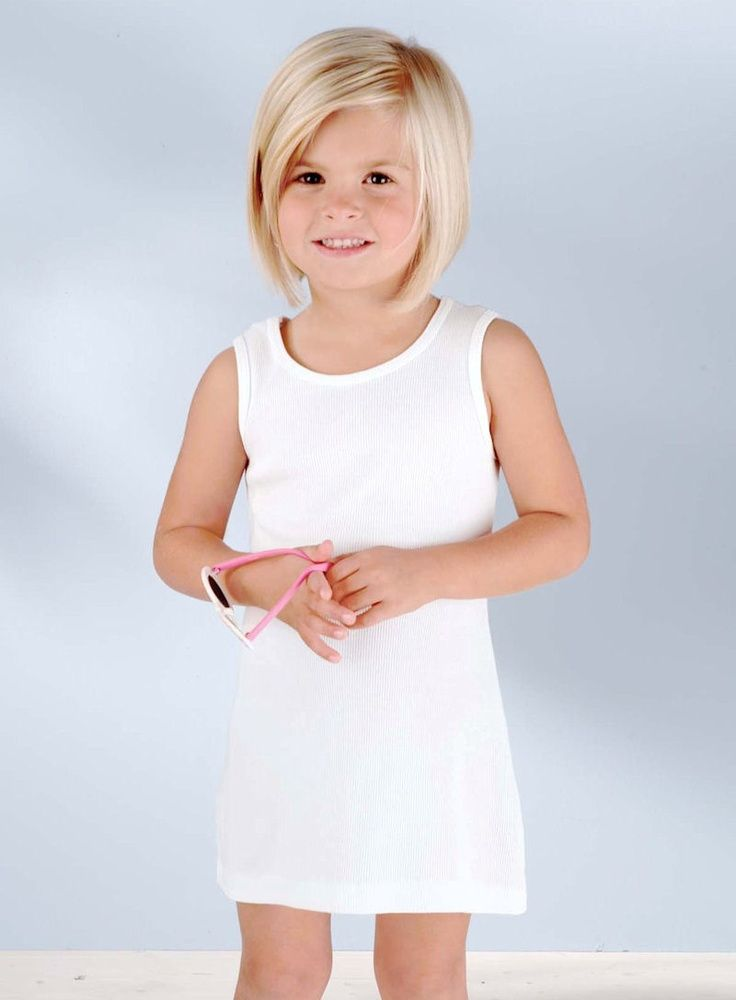
#> input picture boosLinux/tests/face2Img/cv2img/gg.jpg, 736 x 1000 px, given in place of the camera
$ python filterAndOutline1CV24.py
#> lines starting #> are read from the running program, lines starting #| are printed output that depends on the picture; after the words box and inside, x2 and y2 are one past the last pixel; in counts of white or black regions, pixels touching at a corner belong together
# encoding: utf-8
import cv2
import numpy as np

cap = cv2.VideoCapture(0)
# 畫面大小設定,Default is 640x480
#_ = cap.set(3,320)
#_ = cap.set(4,240)

b1=30;g1=255;r1=255

while(1):
    lower_color=np.array([b1,g1,r1])
    upper_color=np.array([30,255,255])
    ret,frame = cap.read()
#> frame is the input picture: shape (1000, 736, 3); mean B, G, R 214.3, 210, 213.8
    gray = cv2.cvtColor(frame,cv2.COLOR_BGR2GRAY)
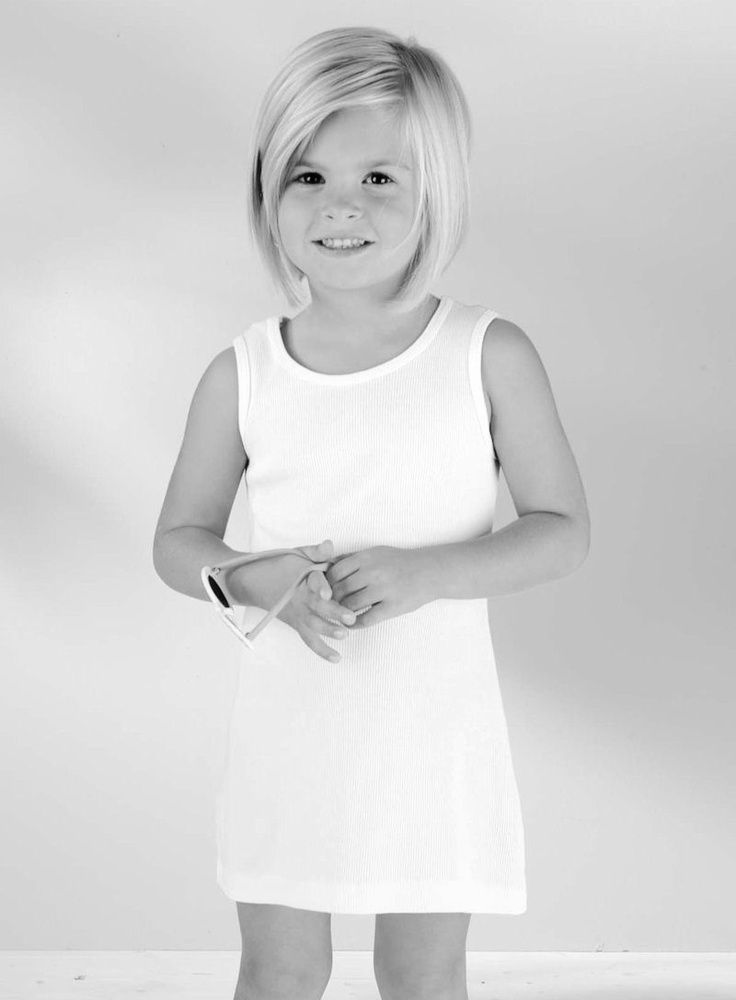
#> gray: shape (1000, 736); min 0, max 255, mean 211.6
    _, binary_B = cv2.threshold(gray,127,255,cv2.THRESH_BINARY)
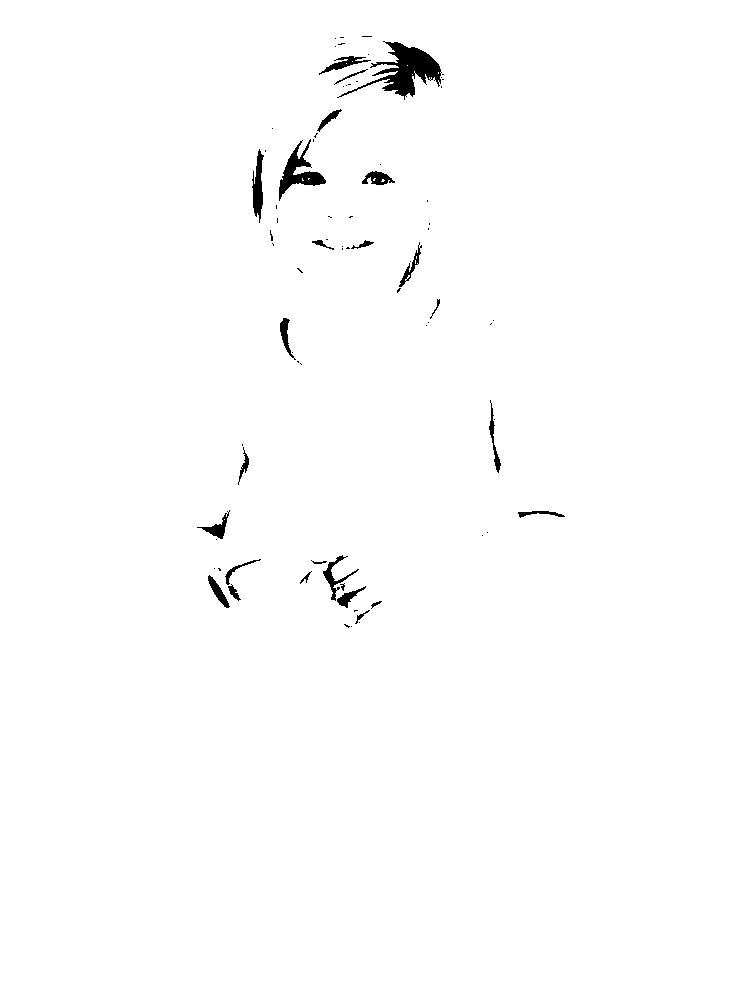
#> binary_B: shape (1000, 736); 99.1% white; 79 black regions (54 under 20 px)
    contours, hierarchy = cv2.findContours(binary_B,cv2.RETR_TREE,cv2.CHAIN_APPROX_SIMPLE)
#> contours = 125 contours, 96 with area under 20; largest, box (x1, y1, x2, y2) and area: (0, 0, 736, 1000) 734265, (338, 41, 442, 101) 2247, (278, 138, 327, 202) 1062, (251, 148, 265, 224) 582, (322, 554, 360, 602) 401
    cv2.drawContours(frame,contours,-1,(0,255,255),2)
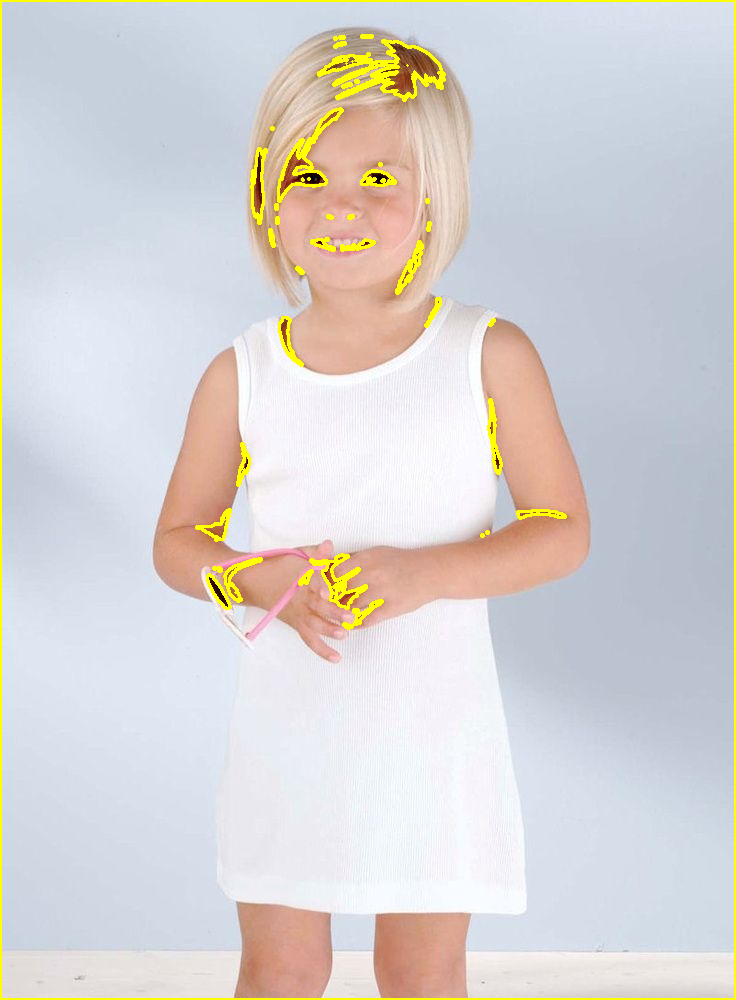
#> frame: shape (1000, 736, 3); 2.43% of pixels changed, all inside (x1, y1, x2, y2) = (0, 0, 736, 1000)

    # change to hsv model
    hsv = cv2.cvtColor(frame, cv2.COLOR_BGR2HSV)
#> hsv: shape (1000, 736, 3); mean H, S, V 89, 34.7, 228.2
    # get mask 2.
    mask = cv2.inRange(hsv, lower_color, upper_color)
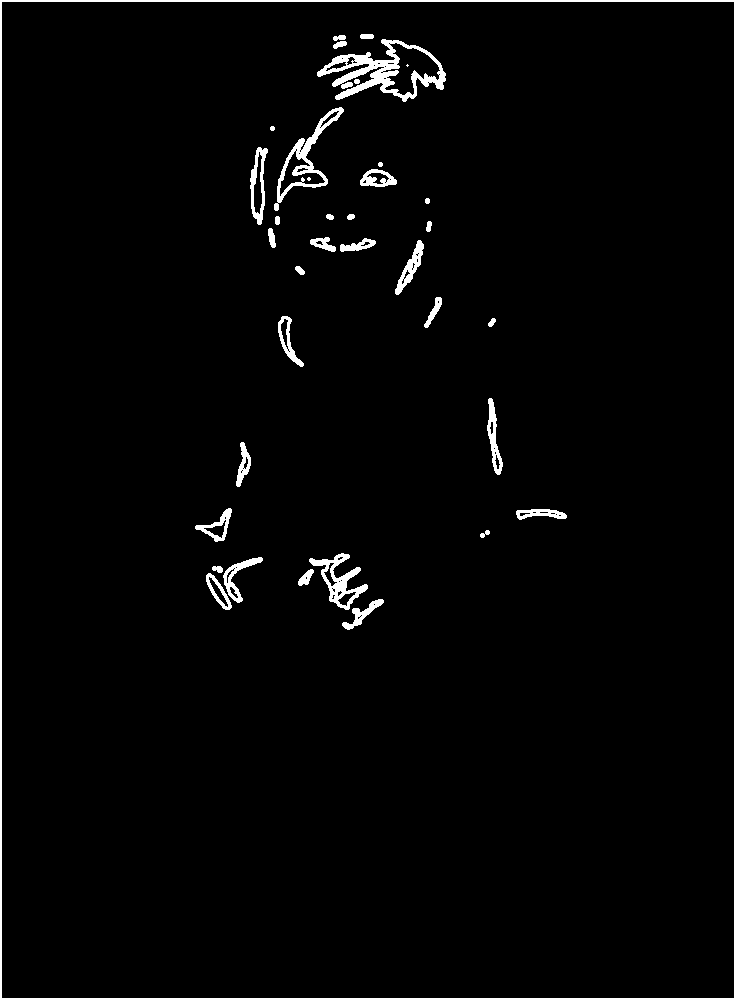
#> mask: shape (1000, 736); 2.4% white; 37 white regions (2 under 20 px), largest, box (x1, y1, x2, y2) and area: (0, 0, 736, 1000) 6928, (317, 39, 446, 102) 2573, (274, 107, 344, 211) 1273
    # detect some color 3.
    res = cv2.bitwise_and(frame, frame, mask=mask)
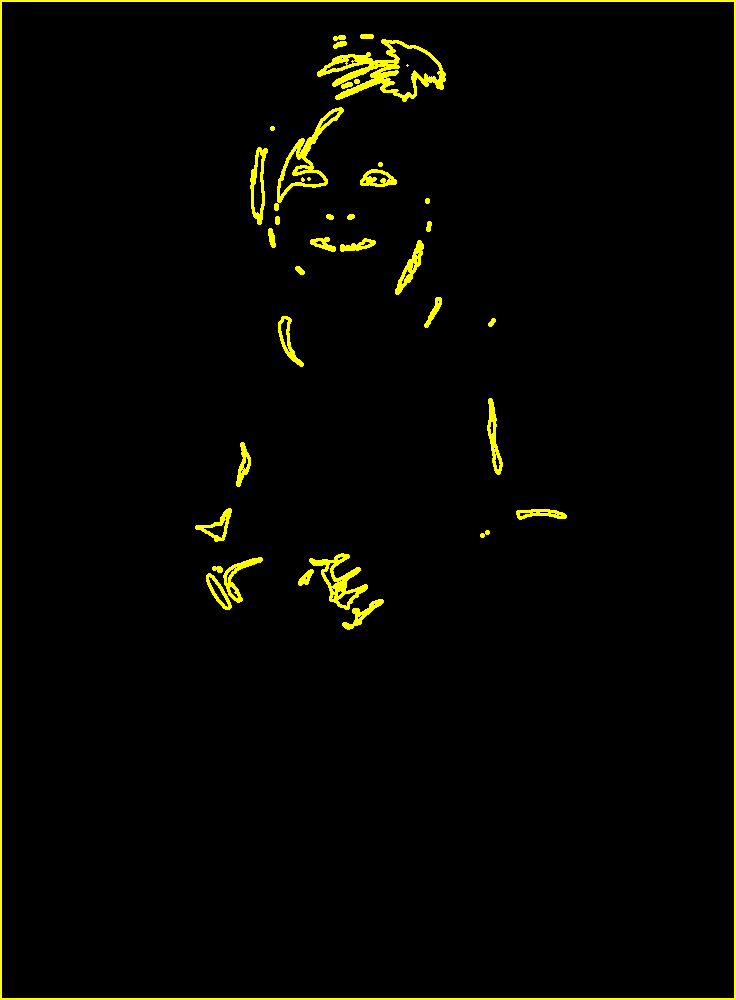
#> res: shape (1000, 736, 3); mean B, G, R 0, 6.2, 6.2
    cv2.imshow('Result', res)

    # 按鍵控制
    if cv2.waitKey(1) & 0xFF == 27:
#> (key q is pressed here)
        break
    elif cv2.waitKey(1) & 0xFF == ord('r'):
#> (key q is pressed here)
        r1=r1+1 if r1 < 255 else 255
    elif cv2.waitKey(1) & 0xFF == ord('g'):
#> (key q is pressed here)
        g1=g1+1 if g1 < 255 else 255
    elif cv2.waitKey(1) & 0xFF == ord('b'):
#> (key q is pressed here)
        b1=b1+1 if b1 < 255 else 255

    elif cv2.waitKey(1) & 0xFF == ord('q'):
#> (key q is pressed here)
        r1=r1-1 if r1 > 1 else 0
    elif cv2.waitKey(1) & 0xFF == ord('a'):
        g1=g1-1 if g1 > 1 else 0
    elif cv2.waitKey(1) & 0xFF == ord('z'):
        b1=b1-1 if b1 > 1 else 0
#    print(b1,g1,r1)

cap.release()
cv2.destroyAllWindows()
